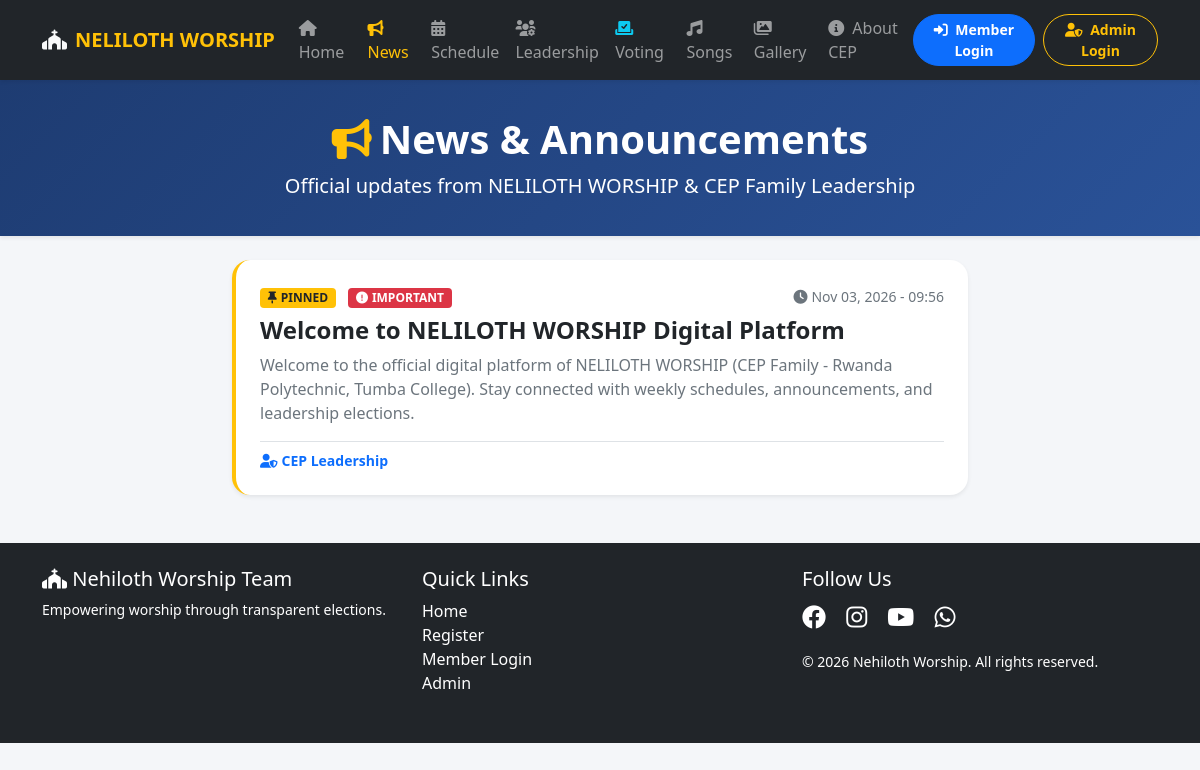
The app's page /announcements.php with its own data.
### tables this page shows
CREATE TABLE IF NOT EXISTS announcements (
    id INT PRIMARY KEY AUTO_INCREMENT,
    title VARCHAR(255) NOT NULL,
    content TEXT NOT NULL,
    author_name VARCHAR(100) DEFAULT 'NELILOTH Leadership',
    image_url VARCHAR(255) NULL,
    is_pinned BOOLEAN DEFAULT FALSE,
    is_important BOOLEAN DEFAULT FALSE,
    created_at TIMESTAMP DEFAULT CURRENT_TIMESTAMP
);

### announcements.php (the view, shortened to what this page needs)
<?php
require_once "config/functions.php";
$announcements = $pdo->query("SELECT * FROM announcements ORDER BY is_pinned DESC, created_at DESC")->fetchAll();
?>
<!DOCTYPE html>
<html lang="en">
<head>
    <link href="https://cdn.jsdelivr.net/npm/bootstrap@5.1.3/dist/css/bootstrap.min.css" rel="stylesheet">
    <link rel="stylesheet" href="https://cdnjs.cloudflare.com/ajax/libs/font-awesome/6.0.0/css/all.min.css">
</head>
<body>
<?php include "navbar.php"; ?>
<div class="hero-banner text-center mb-4 shadow-sm">
    <div class="container">
        <h1 class="fw-bold"><i class="fas fa-bullhorn text-warning me-2"></i>News & Announcements</h1>
        <p class="lead mb-0">Official updates from NELILOTH WORSHIP & CEP Family Leadership</p>
    </div>
</div>
<div class="container mb-5">
    <div class="row g-4 justify-content-center">
        <?php if (empty($announcements)): ?>
            <div class="col-12 text-center py-5">
                <i class="fas fa-newspaper fa-4x text-muted mb-3"></i>
                <h4 class="text-secondary">No announcements published yet.</h4>
            </div>
        <?php else: ?>
            <?php foreach ($announcements as $a): ?>
                <div class="col-md-8">
                    <div class="card news-card shadow-sm p-4 bg-white border-start border-4 <?php echo $a['is_pinned'] ? 'border-warning' : 'border-primary'; ?>">
                        <div class="d-flex justify-content-between align-items-center mb-2">
                            <div>
                                <?php if ($a['is_pinned']): ?>
                                    <span class="badge bg-warning text-dark me-2"><i class="fas fa-thumbtack me-1"></i>PINNED</span>
                                <?php endif; ?>
                                <?php if ($a['is_important']): ?>
                                    <span class="badge bg-danger me-2"><i class="fas fa-exclamation-circle me-1"></i>IMPORTANT</span>
                                <?php endif; ?>
                            </div>
                            <small class="text-muted"><i class="fas fa-clock me-1"></i><?php echo date('M d, Y - H:i', strtotime($a['created_at'])); ?></small>
                        </div>
                        <h4 class="fw-bold text-dark mb-2"><?php echo htmlspecialchars($a['title']); ?></h4>
                        <p class="text-secondary mb-3"><?php echo nl2br(htmlspecialchars($a['content'])); ?></p>
                        <div class="d-flex justify-content-between align-items-center pt-2 border-top">
                            <small class="text-primary fw-bold"><i class="fas fa-user-shield me-1"></i><?php echo htmlspecialchars($a['author_name']); ?></small>
                        </div>
                    </div>
                </div>
            <?php endforeach; ?>
        <?php endif; ?>
    </div>
</div>
<?php include "footer.php"; ?>
</body>
</html>

### announcements.php (style rules this page uses)
body { background:#f4f6f9;min-height:100vh;padding-bottom:70px; }
.hero-banner { background:linear-gradient(135deg,#1e3c72 0%,#2a5298 100%);color:white;padding:35px 0; }
.news-card { border-radius:18px;border:none;transition:transform 0.2s; }

### records on screen
announcements: is_pinned 1 (drawn), is_important 1 (drawn), created_at "Nov 03, 2026 - 09:56", title "Welcome to NELILOTH WORSHIP Digital Platform", content "Welcome to the official digital platform of NELILOTH WORSHIP (CEP Family - Rwanda Polytechnic, Tumba College). Stay connected with weekly schedules, announcements, and leadership elections.", author_name "CEP Leadership"
